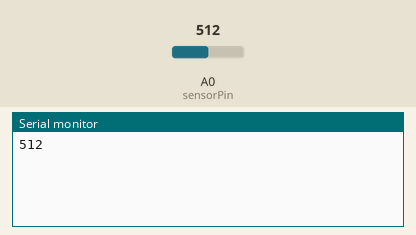
The sketch below on a simulated Arduino Uno, built with avr-gcc and run on an emulated ATmega328P. Parts: the last lines printed to the serial monitor. The inputs (shaded band) are chosen by the test bench; at power-on: A0 (sensorPin) = 512.

Above: at 1.8 s.
1.9 s: A0 (sensorPin) set to 716
At 2.8 s:
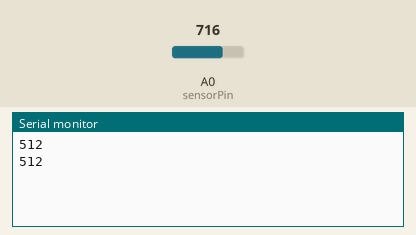
3.4 s: A0 (sensorPin) set to 900
At 4.8 s:
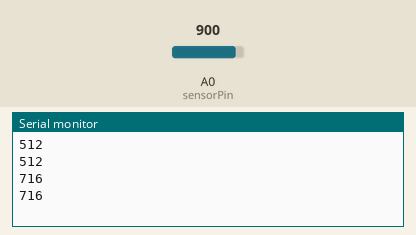
Timing chart, 0 to 6.4 s (numbered marks = the images above; inputs shaded):
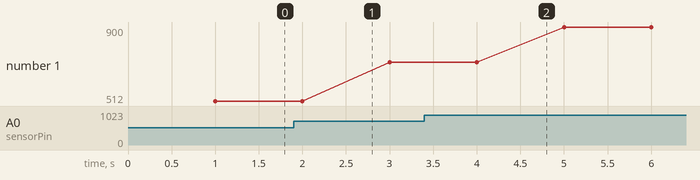

The sketch:

Arduino_OnlyDFRobots.ino
```cpp
int sensorPin = A0;    // select the input pin for the potentiometer
int sensorValue = 0;  // variable to store the value coming from the sensor

void setup() {
  Serial.begin(9600);
}

void loop() {
  // read the value from the sensor:
  sensorValue = analogRead(sensorPin);
  // stop the program for <sensorValue> milliseconds:
  delay(1000);
  Serial.println(sensorValue);
}
```

Measured:
- plotted number 1: 512 → 716 after the input at 1.9 s, 716 → 900 after the input at 3.4 s
